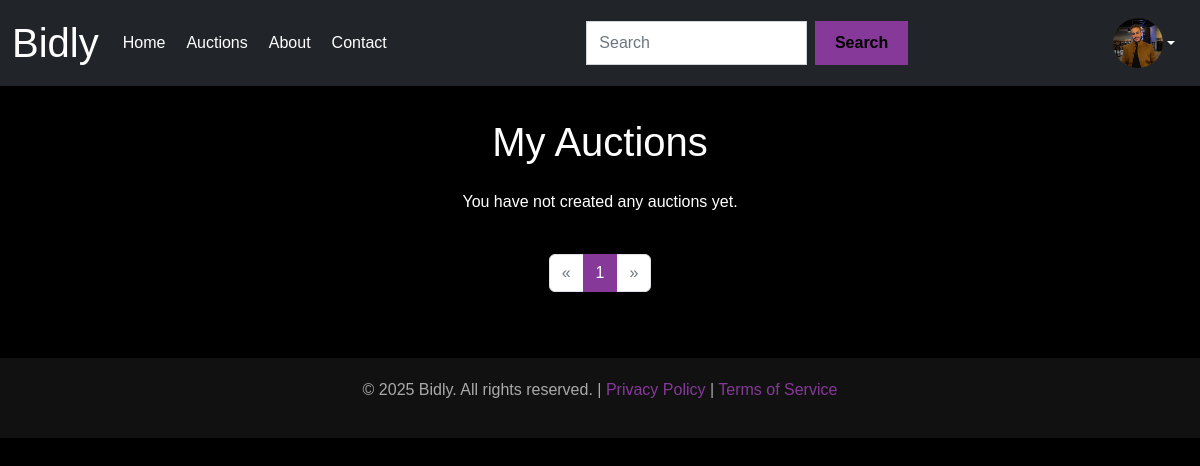
Page /auctions/my-auctions/ (signed in) on the earlier database version.
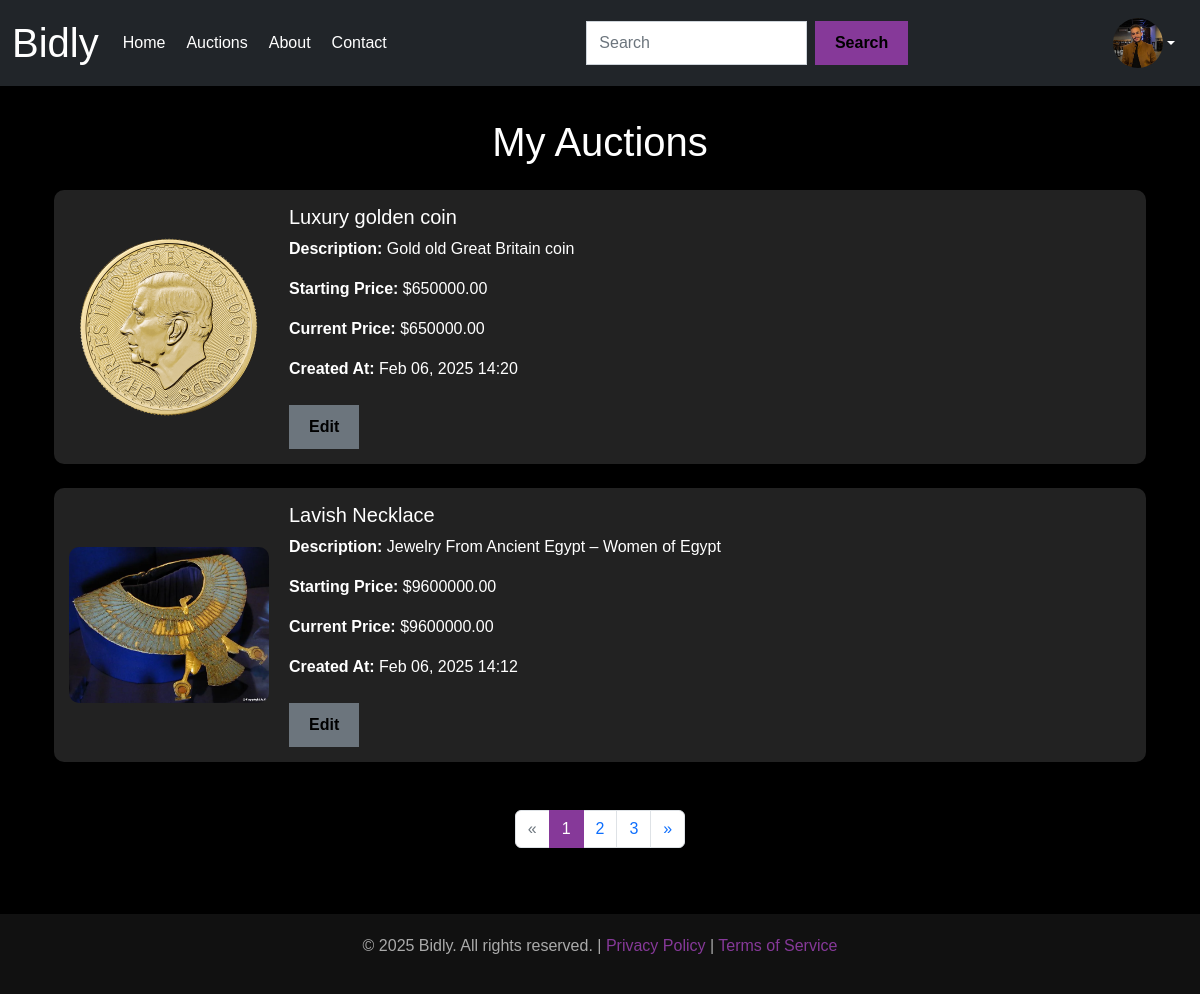
Same page on the later database version.
### auctions/models.py (models this page shows)
class Auction(models.Model):
    title = models.CharField(max_length=255)
    description = models.TextField()
    starting_price = models.DecimalField(max_digits=10, decimal_places=2)
    current_price = models.DecimalField(max_digits=10, decimal_places=2, null=True, blank=True)
    created_by = models.ForeignKey(settings.AUTH_USER_MODEL, on_delete=models.CASCADE)
    created_at = models.DateTimeField(auto_now_add=True)
    image = models.ImageField(upload_to='auction_images/', blank=True, null=True)
    ends_at = models.DateTimeField()

### auctions/views.py (the view)
# urls.py: path('my-auctions/', views.my_auctions, name='my_auctions'),
@login_required
def my_auctions(request):
    user_auctions = Auction.objects.filter(created_by=request.user).order_by('-created_at')
    paginator = Paginator(user_auctions, 2)  # Show 2 auctions per page
    page_number = request.GET.get('page')  # Get the current page number from the query parameters
    user_auctions = paginator.get_page(page_number)  # Get the auctions for the current page
    return render(request, 'my_auctions.html', {'auctions': user_auctions})

### auctions/templates/my_auctions.html (shortened to what this page needs)
{% extends 'base.html' %}
{% load static %}
{% block content %}
<div class="container mt-5">
    <h1 class="text-center mb-4">My Auctions</h1>
    <div class="row">
        {% for auction in auctions %}
        <div class="col-12 mb-4">
            <div class="d-flex align-items-center" style="background-color: #222; color: #fff; border-radius: 10px; padding: 15px;">
                <div style="flex: 1; max-width: 200px;">
                    {% if auction.image %}
                    <img src="{{ auction.image.url }}" alt="{{ auction.title }}" style="width: 100%; height: auto; border-radius: 10px;">
                    {% else %}
                    <img src="{% static 'images/default_product.jpg' %}" alt="Default Image" style="width: 100%; height: auto; border-radius: 10px;">
                    {% endif %}
                </div>
                <div style="flex: 2; margin-left: 20px;">
                    <h5>{{ auction.title }}</h5>
                    <p><strong>Description:</strong> {{ auction.description }}</p>
                    <p><strong>Starting Price:</strong> ${{ auction.starting_price }}</p>
                    <p><strong>Current Price:</strong> ${{ auction.current_price }}</p>
                    <p><strong>Created At:</strong> {{ auction.created_at|date:"M d, Y H:i" }}</p>
                    <a href="{% url 'edit_auction' auction.pk %}" class="btn btn-secondary mt-2" style="background-color: #6c757d; border: none;">Edit</a>
                </div>
            </div>
        </div>
        {% empty %}
        <p class="text-center">You have not created any auctions yet.</p>
        {% endfor %}
    </div>
    <div class="d-flex justify-content-center mt-4">
        <nav aria-label="Page navigation">
            <ul class="pagination">
                {% if auctions.has_previous %}
                <li class="page-item">
                    <a class="page-link" href="?page={{ auctions.previous_page_number }}" aria-label="Previous">
                        <span aria-hidden="true">&laquo;</span>
                    </a>
                </li>
                {% else %}
                <li class="page-item disabled">
                    <span class="page-link">&laquo;</span>
                </li>
                {% endif %}
                {% for page_num in auctions.paginator.page_range %}
                <li class="page-item {% if page_num == auctions.number %}active{% endif %}">
                    <a class="page-link" href="?page={{ page_num }}">{{ page_num }}</a>
                </li>
                {% endfor %}
                {% if auctions.has_next %}
                <li class="page-item">
                    <a class="page-link" href="?page={{ auctions.next_page_number }}" aria-label="Next">
                        <span aria-hidden="true">&raquo;</span>
                    </a>
                </li>
                {% else %}
                <li class="page-item disabled">
                    <span class="page-link">&raquo;</span>
                </li>
                {% endif %}
            </ul>
        </nav>
    </div>
</div>
{% endblock %}

Differences in the rows shown:
added Auction: image (picture), title "Luxury golden coin", description "Gold old Great Britain coin", starting_price "650000.00", current_price "650000.00", created_at "Feb 06, 2025 14:20"
added Auction: image (picture), title "Lavish Necklace", description "Jewelry From Ancient Egypt – Women of Egypt", starting_price "9600000.00", current_price "9600000.00", created_at "Feb 06, 2025 14:12"
Other differences:
new list line: "2"
new list line: "3"
text no longer shown: "You have not created any auctions yet."
